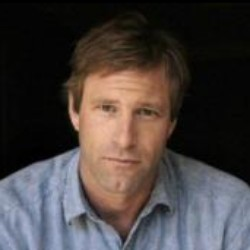
#> input picture lfw/Aaron_Eckhart/Aaron_Eckhart_0001.jpg, 250 x 250 px
$ jupyter execute --allow-errors face-detector.ipynb   (shell and % lines are left out)
#> lines starting #> are read from the running program, lines starting #| are printed output that depends on the picture
# Human Face Detector

We use OpenCV's implementation of [Haar feature-based cascade classifiers](http://docs.opencv.org/trunk/d7/d8b/tutorial_py_face_detection.html) to detect human faces in images.

OpenCV provides many pre-trained face detectors, stored as XML files on [github](https://github.com/opencv/opencv/tree/master/data/haarcascades).  We have downloaded one of these detectors and stored it in the `haarcascades` directory.  In the next code cell, we demonstrate how to use this detector to find human faces in a sample image.

## Steps

* [Step 0](#step0): Import Dataset
* [Step 1](#step1): Load Classifier
* [Step 2](#step2): Write a Human Face Detector
* [Step 3](#step3): Test Classifier
* [Step 4](#step4): Import Coffe Models
* [Step 5](#step5): Test Coffe Models

<a id='step0'></a>
## Step 0: Import Dataset

[cell 1]
import numpy as np
from glob import glob

# load filenames
human_files = np.array(glob("./lfw/*/*"))
np.random.shuffle(human_files)
# print number of images in the dataset
print('There are %d images.' % len(human_files))

<a id='step1'></a>
## Step 1: Load Classifier

[cell 2]
import cv2
import matplotlib.pyplot as plt

face_cascade = cv2.CascadeClassifier('haarcascades/haarcascade_frontalface_alt.xml')

def get_faces(img):
    gray = cv2.cvtColor(img, cv2.COLOR_BGR2GRAY)
    faces = face_cascade.detectMultiScale(gray)
    return faces

#> (the rest of this cell did not finish here and is left out)

Before using any of the face detectors, it is standard procedure to convert the images to grayscale.  The `detectMultiScale` function executes the classifier stored in `face_cascade` and takes the grayscale image as a parameter.

In the above code, `faces` is a numpy array of detected faces, where each row corresponds to a detected face.  Each detected face is a 1D array with four entries that specifies the bounding box of the detected face.  The first two entries in the array (extracted in the above code as `x` and `y`) specify the horizontal and vertical positions of the top left corner of the bounding box.  The last two entries in the array (extracted here as `w` and `h`) specify the width and height of the box.

<a id='step2'></a>
## Step 2: Write a Human Face Detector

We can use this procedure to write a function that returns `True` if a human face is detected in an image and `False` otherwise.  This function, aptly named `face_detector`, takes a string-valued file path to an image as input and appears in the code block below.

[cell 3]
def face_detector(img_path):
    img = cv2.imread(img_path)
#> img is the input picture: shape (250, 250, 3); mean B, G, R 63, 64.4, 71.8
    faces = get_faces(img)
#> in get_faces, `gray = cv2.cvtColor(img, cv2.COLOR_BGR2GRAY)`:
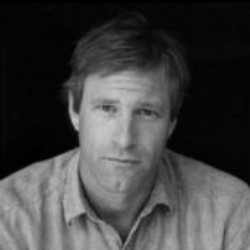
#> gray: shape (250, 250); min 0, max 201, mean 66.5
#> in get_faces, `faces = face_cascade.detectMultiScale(gray)`: faces = [[71, 68, 110, 110]]
#> faces = [[71, 68, 110, 110]]
#> `humans_in_human_files += 1`: humans_in_human_files = 1
#> pass 2 of the loop `for i in range(n):`:
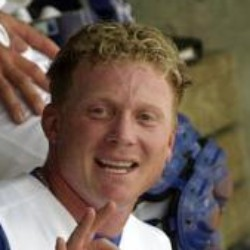
#> input picture lfw/Aaron_Guiel/Aaron_Guiel_0001.jpg, 250 x 250 px
#> in face_detector, img is the input picture: shape (250, 250, 3); mean B, G, R 83.8, 96.9, 113.8
#> in get_faces (call 2), `gray = cv2.cvtColor(img, cv2.COLOR_BGR2GRAY)`:
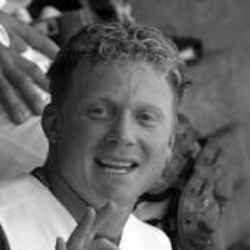
#> gray: shape (250, 250); min 0, max 255, mean 100.5
#> in get_faces (call 2), `faces = face_cascade.detectMultiScale(gray)`: faces = [[65, 67, 122, 122]]
#> humans_in_human_files = 2
#> pass 3 of the loop `for i in range(n):`:
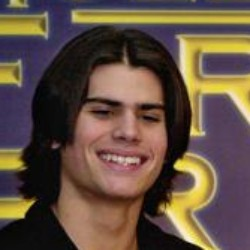
#> input picture lfw/AJ_Lamas/AJ_Lamas_0001.jpg, 250 x 250 px
#> in face_detector, img is the input picture: shape (250, 250, 3); mean B, G, R 66.4, 80.3, 99.6
#> in get_faces (call 3), `gray = cv2.cvtColor(img, cv2.COLOR_BGR2GRAY)`:
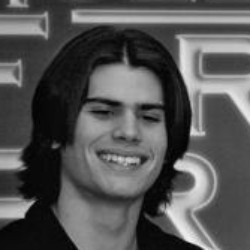
#> gray: shape (250, 250); min 0, max 246, mean 84.5
#> in get_faces (call 3), `faces = face_cascade.detectMultiScale(gray)`: faces = [[72, 69, 111, 111]]
#> humans_in_human_files = 3
    return len(faces) > 0

<a id='step3'></a>
## Step 3: Test Classifier

[cell 4]
n = 200
human_files_short = human_files[:n]
humans_in_human_files = 0.0

#> (the rest of this cell did not finish here and is left out)

<a id='step4'></a>
## Step 4: Import Coffe Models

[cell 5]
def load_caffe_models():
    age_net = cv2.dnn.readNetFromCaffe('./caffe/deploy_age.prototxt', './caffe/age_net.caffemodel')
    gender_net = cv2.dnn.readNetFromCaffe('./caffe/deploy_gender.prototxt', './caffe/gender_net.caffemodel')
    return(age_net, gender_net)

#> (the rest of this cell did not finish here and is left out)

[cell 6]
age_list = ['(0, 2)', '(4, 6)', '(8, 12)', '(15, 20)', '(25, 32)', '(38, 43)', '(48, 53)', '(60, 100)']
#> age_list = ['(0, 2)', '(4, 6)', '(8, 12)', '(15, 20)', '(25, 32)', '(38, 43)', '(48, 53)', '(60, 100)']

def predict_age(blob):
    age_net.setInput(blob)
    age_preds = age_net.forward()
    age = age_list[age_preds[0].argmax()]
    return age

[cell 7]
gender_list = ['Male', 'Female']

def predict_gender(blob):
    gender_net.setInput(blob)
    gender_preds = gender_net.forward()
    gender = gender_list[gender_preds[0].argmax()]
    return gender

<a id='step5'></a>
## Step 5: Test Coffe Models

[cell 8]
MODEL_MEAN_VALUES = (78.4263377603, 87.7689143744, 114.895847746)
img_size = (227, 227)
d = 5

fig = plt.figure(figsize=(20, 15))

#> (the rest of this cell did not finish here and is left out)

#> `faces = get_faces(img)[:1]`: faces = [[71, 68, 110, 110]]

    for (x, y, w, h) in faces:
        face_img = img[y-d:y+h+d, x-d:x+w+d].copy()
        cv2.rectangle(img, (x-d, y-d), (x+w+d, y+h+d), (255, 255, 0), 2)
        blob = cv2.dnn.blobFromImage(face_img, 1, img_size, MODEL_MEAN_VALUES, swapRB=False)
        gender = predict_gender(blob)
        age = predict_age(blob)
        cv_rgb = cv2.cvtColor(img, cv2.COLOR_BGR2RGB)

    ax = fig.add_subplot(4, 5, idx+1, xticks=[], yticks=[])
    plt.imshow(cv_rgb)
    plt.title('Gender: {}, Age: {} '.format(gender, age))
